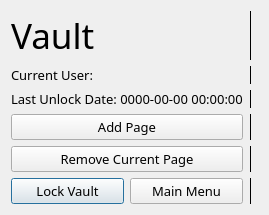
    <widget class="QWidget" name="vault">
     <layout class="QGridLayout" name="gridLayout_12">
      <item row="1" column="2">
       <widget class="Line" name="line_2">
        <property name="frameShadow">
         <enum>QFrame::Plain</enum>
        </property>
        <property name="lineWidth">
         <number>1</number>
        </property>
        <property name="orientation">
         <enum>Qt::Vertical</enum>
        </property>
       </widget>
      </item>
      <item row="2" column="2">
       <widget class="Line" name="line_3">
        <property name="frameShadow">
         <enum>QFrame::Plain</enum>
        </property>
        <property name="midLineWidth">
         <number>5</number>
        </property>
        <property name="orientation">
         <enum>Qt::Vertical</enum>
        </property>
       </widget>
      </item>
      <item row="0" column="2">
       <widget class="Line" name="line">
        <property name="frameShadow">
         <enum>QFrame::Plain</enum>
        </property>
        <property name="lineWidth">
         <number>1</number>
        </property>
        <property name="orientation">
         <enum>Qt::Vertical</enum>
        </property>
       </widget>
      </item>
      <item row="5" column="0">
       <widget class="QPushButton" name="vault_lock_btn">
        <property name="font">
         <font>
          <family>Segoe UI Light</family>
          <pointsize>10</pointsize>
         </font>
        </property>
        <property name="text">
         <string>Lock Vault</string>
        </property>
        <property name="default">
         <bool>true</bool>
        </property>
       </widget>
      </item>
      <item row="1" column="0" colspan="2">
       <widget class="QLabel" name="vault_username_lbl">
        <property name="font">
         <font>
          <family>Segoe UI Light</family>
          <pointsize>10</pointsize>
         </font>
        </property>
        <property name="text">
         <string>Current User:</string>
        </property>
       </widget>
      </item>
      <item row="0" column="3" rowspan="6">
       <widget class="QStackedWidget" name="vault_stacked_widget">
        <property name="frameShape">
         <enum>QFrame::NoFrame</enum>
        </property>
        <property name="frameShadow">
         <enum>QFrame::Plain</enum>
        </property>
        <property name="currentIndex">
         <number>1</number>
        </property>
        <widget class="QWidget" name="vault_dummy_page1">
         <property name="enabled">
          <bool>false</bool>
         </property>
        </widget>
        <widget class="QWidget" name="vault_dummy_page2">
         <property name="enabled">
          <bool>false</bool>
         </property>
        </widget>
       </widget>
      </item>
      <item row="4" column="0" colspan="2">
       <widget class="QPushButton" name="vault_remove_page_btn">
        <property name="font">
         <font>
          <family>Segoe UI Light</family>
          <pointsize>10</pointsize>
         </font>
        </property>
        <property name="text">
         <string>Remove Current Page</string>
        </property>
       </widget>
      </item>
      <item row="5" column="2">
       <widget class="Line" name="line_6">
        <property name="frameShadow">
         <enum>QFrame::Plain</enum>
        </property>
        <property name="orientation">
         <enum>Qt::Vertical</enum>
        </property>
       </widget>
      </item>
      <item row="0" column="0" colspan="2">
       <widget class="QLabel" name="vault_lbl">
        <property name="font">
         <font>
          <family>Segoe Print</family>
          <pointsize>26</pointsize>
         </font>
        </property>
        <property name="text">
         <string>Vault</string>
        </property>
       </widget>
      </item>
      <item row="3" column="0" colspan="2">
       <widget class="QPushButton" name="vault_add_page_btn">
        <property name="font">
         <font>
          <family>Segoe UI Light</family>
          <pointsize>10</pointsize>
         </font>
        </property>
        <property name="text">
         <string>Add Page</string>
        </property>
       </widget>
      </item>
      <item row="5" column="1">
       <widget class="QPushButton" name="vault_menu_btn">
        <property name="font">
         <font>
          <family>Segoe UI Light</family>
          <pointsize>10</pointsize>
         </font>
        </property>
        <property name="text">
         <string>Main Menu</string>
        </property>
       </widget>
      </item>
      <item row="3" column="2">
       <widget class="Line" name="line_5">
        <property name="frameShadow">
         <enum>QFrame::Plain</enum>
        </property>
        <property name="lineWidth">
         <number>1</number>
        </property>
        <property name="midLineWidth">
         <number>0</number>
        </property>
        <property name="orientation">
         <enum>Qt::Vertical</enum>
        </property>
       </widget>
      </item>
      <item row="2" column="0" colspan="2">
       <widget class="QLabel" name="vault_date_lbl">
        <property name="font">
         <font>
          <family>Segoe UI Light</family>
          <pointsize>10</pointsize>
         </font>
        </property>
        <property name="text">
         <string>Last Unlock Date: 0000-00-00 00:00:00</string>
        </property>
       </widget>
      </item>
      <item row="4" column="2">
       <widget class="Line" name="line_4">
        <property name="frameShadow">
         <enum>QFrame::Plain</enum>
        </property>
        <property name="orientation">
         <enum>Qt::Vertical</enum>
        </property>
       </widget>
      </item>
     </layout>
    </widget>
